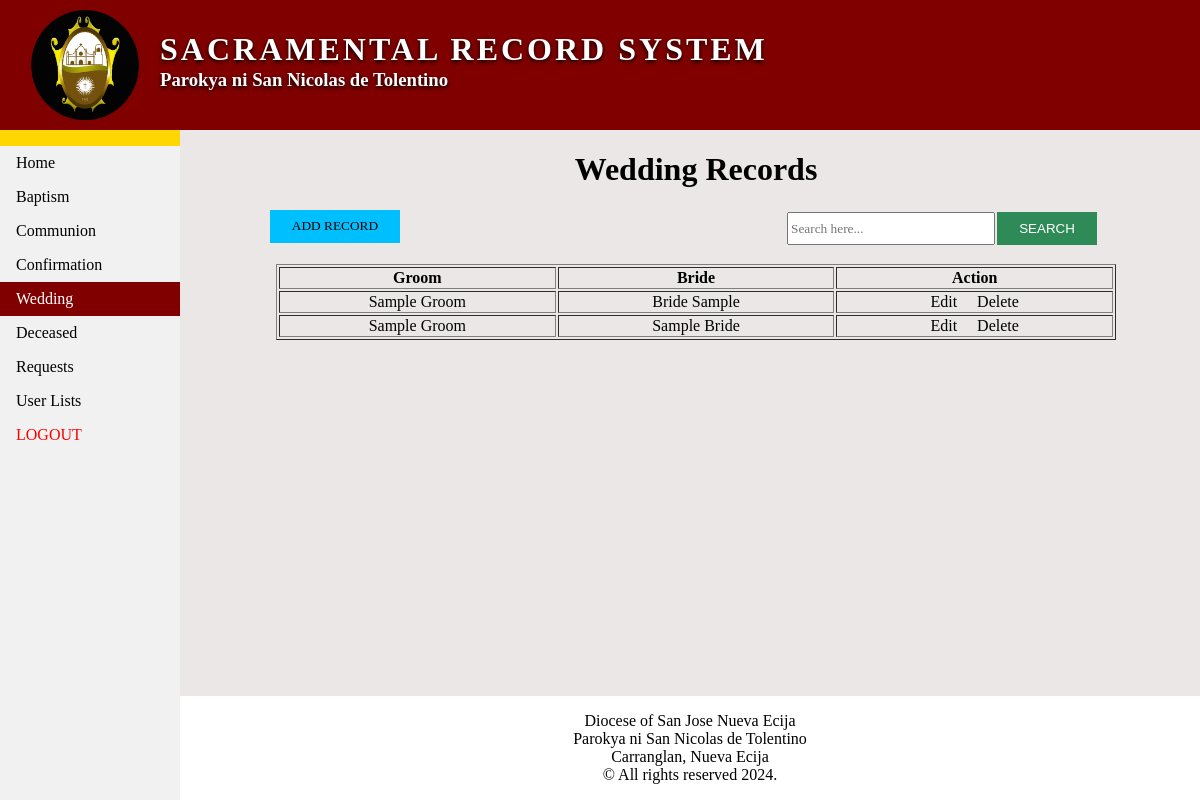
Screenshot of /wedding.php (signed in) with the database file from the repository.
### tables this page shows
CREATE TABLE IF NOT EXISTS `wedding_tbl` (
`id` int(11) NOT NULL,
  `bn` int(11) NOT NULL,
  `pn` int(11) NOT NULL,
  `ln` int(11) NOT NULL,
  `groom` varchar(255) NOT NULL,
  `groomage` int(11) NOT NULL,
  `groombday` varchar(255) NOT NULL,
  `groombmonth` varchar(255) NOT NULL,
  `groombyear` int(11) NOT NULL,
  `groomfather` varchar(255) NOT NULL,
  `groommother` varchar(255) NOT NULL,
  `groomaddress` varchar(255) NOT NULL,
  `bride` varchar(255) NOT NULL,
  `brideage` int(11) NOT NULL,
  `bridebday` varchar(255) NOT NULL,
  `bridebmonth` varchar(255) NOT NULL,
  `bridebyear` int(11) NOT NULL,
  `bridefather` varchar(255) NOT NULL,
  `bridemother` varchar(255) NOT NULL,
  `brideaddress` varchar(255) NOT NULL,
  `godfather` varchar(255) NOT NULL,
  `godmother` varchar(255) NOT NULL,
  `wedday` varchar(255) NOT NULL,
  `wedmonth` varchar(255) NOT NULL,
  `wedyear` int(11) NOT NULL,
  `presider` varchar(255) NOT NULL
);

### wedding.php (the view, shortened to what this page needs)
<!DOCTYPE html>
<html>
<head>
	<link rel="stylesheet" type="text/css" href="css/style.css">
	<link rel="stylesheet" type="text/css" href="css/style2.css">
	<link rel="stylesheet" type="text/css" href="css/style3.css">
</head>
<body>
	<div class="header">
		<img src="images/logo.png">
		<h1>Sacramental Record System</h1>
		<h3>Parokya ni San Nicolas de Tolentino</h3>
	</div>
	<ul>
		<li><a href="#" class="nav-menu" style="background-color: gold;"></a></li>
		<li><a href="home.php" class="nav-menu">Home</a></li>
		<li><a href="baptism.php" class="nav-menu">Baptism</a></li>
		<li><a href="communion.php" class="nav-menu">Communion</a></li>
		<li><a href="confirmation.php" class="nav-menu">Confirmation</a></li>
		<li><a href="wedding.php" class="nav-menu active">Wedding</a></li>
		<li><a href="deceased.php" class="nav-menu">Deceased</a></li>
		<li><a href="requests.php" class="nav-menu">Requests</a></li>
		<li><a href="user.php" class="nav-menu">User Lists</a></li>
		<li><a href="logout.php" class="nav-menu" style="color: red">LOGOUT</a></li>
	</ul>
	<h1 style="font-family: century gothic; margin-left: 16%;" align="center">Wedding Records</h1>
	<input type="button" name="button" value="ADD RECORD" class="button" onclick="document.getElementById('id01').style.display='block'">
	<form method="post" action="searchwed.php">
		<input type="submit" name="search" value="SEARCH" class="search">
		<input type="text" name="search" class="textbox" placeholder="Search here..." required>
	</form>
<?php
	include 'connection.php';
	$result = mysqli_query($con,"SELECT * FROM wedding_tbl");
	echo "<center><br>
			<table class='table' border='1'>
				<thead>
					<th style='font-family: century gothic;'>Groom</th>
					<th style='font-family: century gothic;'>Bride</th>
					<th style='font-family: century gothic;'>Action</th>
				</thead>";
	while($row = mysqli_fetch_array($result)){
		echo "<tr>";
		echo "<td style='margin-left: 16%;'><center>" . $row['groom'] . "</center></td>";
		echo "<td style='margin-left: 16%;'><center>" . $row['bride'] . "</center></td>";
		echo "<td><center><a style='text-decoration: none; color: black;' href='weddingedit.php?id=".$row['id']."'>&nbsp;&nbsp;Edit&nbsp;&nbsp;</a>&nbsp;<a style='text-decoration: none; color: black;' href='weddingdelete.php?id=".$row['id']."'>&nbsp;&nbsp;Delete&nbsp;&nbsp;</a></center></td>";
		echo "</tr>";
	}
		echo "</table></center>";
?>
	<footer style="width: 85%; margin-left: 15%; font-family: arial narrow; position: fixed; bottom: 0; margin-bottom: 0; background-color: white;">
		<p align="center">Diocese of San Jose Nueva Ecija<br>Parokya ni San Nicolas de Tolentino<br>Carranglan, Nueva Ecija<br>&copy; All rights reserved 2024.</p>
	</footer>
</body>
</html>

### css/style.css (style rules this page uses)
body { padding: 0; margin: 0; background-color: #EAE7E6; }
.header { width: 100%; height: 130px; background-color: maroon; }
.header img { width: 110px; margin: 10px 30px; }
.header h1 { position: absolute; top: 10px; left: 160px; letter-spacing: 3px; font-family: century gothic; color: white; text-transform: uppercase; text-shadow: 0px 2px 4px black; margin-bottom: 0px; }
.header h3 { position: absolute; top: 50px; left: 160px; font-family: century gothic; color: white; text-shadow: 0px 2px 4px black; }
ul { list-style-type: none; margin: 0; padding: 0; width: 15%; background-color: #f1f1f1; height: 100%; position: fixed; overflow: auto; }
li { display: block; color: #000; text-decoration: none; }
.nav-menu { display: block; color: #000; padding: 8px 16px; text-decoration: none; font-family: century gothic; }
.active { background-color: maroon; color: white; }
table { margin-top: 3px; width: 85%; margin-left: 16%; position: relative; }
td { width: 14%; }

### css/style2.css (style rules this page uses)
.table { font-family: century gothic; width: 70%; }
.button { margin-left: 22.5%; font-family: century gothic; border: none; background-color: deepskyblue; color: black; height: 33px; width: 130px; }
.search { float: right; height: 33px; width: 100px; border: none; right: 103px; top: 212px; position: absolute; background-color: seagreen; color: white; }
.textbox { position: absolute; top: 212px; right: 205px; height: 27px; font-family: century gothic; width: 200px; }

### rows the page displays
wedding_tbl: groom "Sample Groom", bride "Bride Sample"
wedding_tbl: groom "Sample Groom", bride "Sample Bride"
